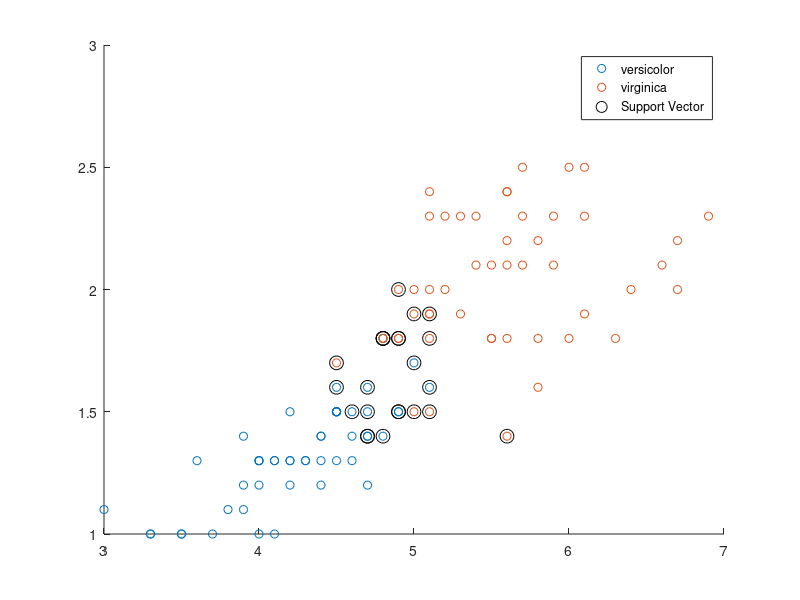

Source code (MATLAB):
clear all
close all
clc

load fisheriris
inds = ~strcmp(species,'setosa');
X = meas(inds,3:4);
y = species(inds);
SVMModel = fitcsvm(X,y)
classOrder = SVMModel.ClassNames
sv = SVMModel.SupportVectors;
figure
gscatter(X(:,1),X(:,2),y)
hold on
plot(sv(:,1),sv(:,2),'ko','MarkerSize',10)
legend('versicolor','virginica','Support Vector')
hold off

